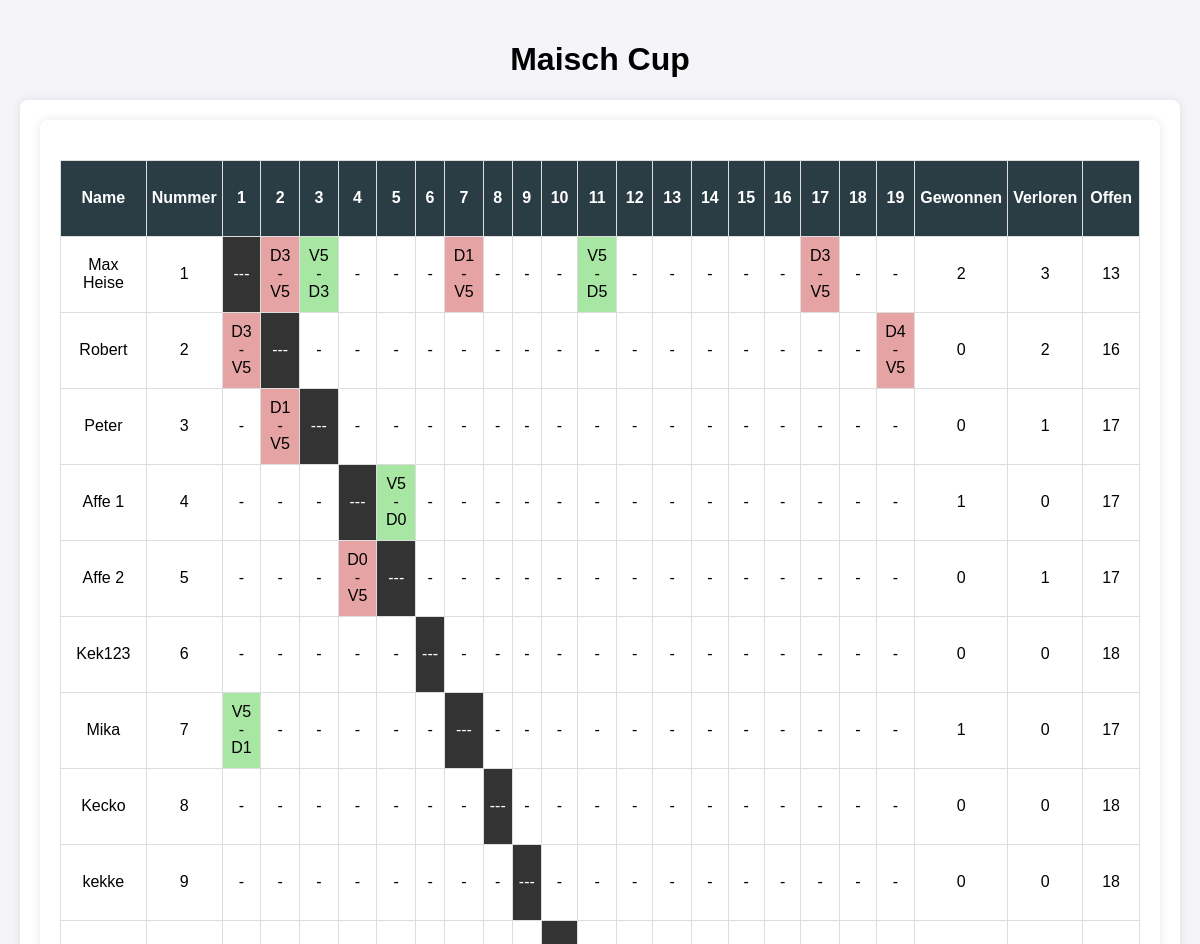
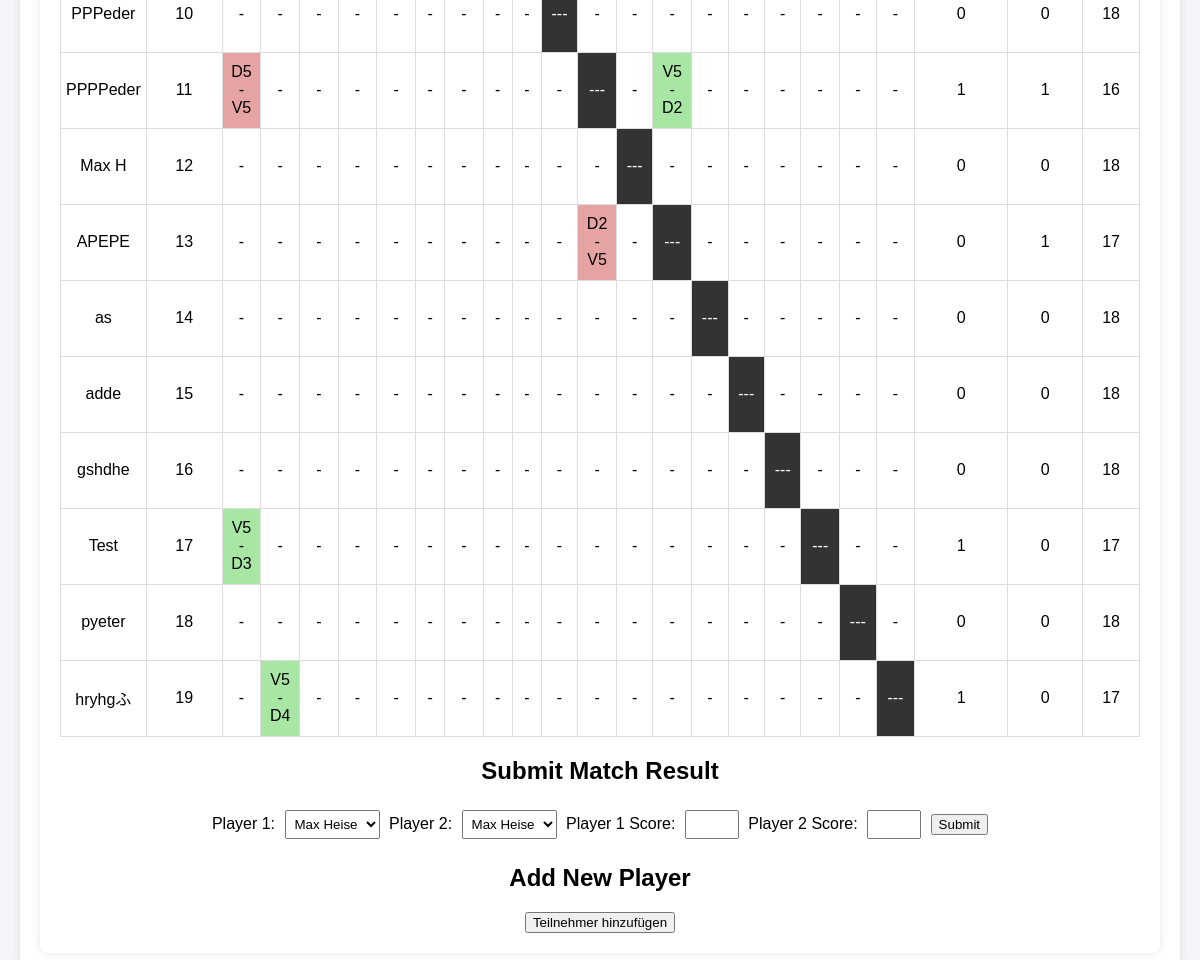
The page / on the database its author committed (2 pictures, top to bottom).
### app.py (models this page shows)
class Player(db.Model):
    id = db.Column(db.Integer, primary_key=True)
    name = db.Column(db.String(100), unique=True, nullable=False)

class Score(db.Model):
    id = db.Column(db.Integer, primary_key=True)
    player1_id = db.Column(db.Integer, db.ForeignKey('player.id'), nullable=False)
    player2_id = db.Column(db.Integer, db.ForeignKey('player.id'), nullable=False)
    score1 = db.Column(db.Integer, nullable=False)
    score2 = db.Column(db.Integer, nullable=False)
    win = db.Column(db.Boolean, nullable=False)
    player1 = db.relationship('Player', foreign_keys=[player1_id])
    player2 = db.relationship('Player', foreign_keys=[player2_id])

### app.py (the view)
@app.route('/')
def index():
    players = Player.query.all()
    scores = Score.query.all()
    won_matches = {player.id: calculate_won_matches(player.id) for player in players}
    lost_matches = {player.id: calculate_lost_matches(player.id) for player in players}
    remaining_matches = {player.id: calculate_remaining_matches(player.id) for player in players}
    return render_template('index.html', players=players, scores=scores, won_matches=won_matches, lost_matches=lost_matches, remaining_matches=remaining_matches)

### app.py (called while the page is built)
def calculate_won_matches(player_id):
    return Score.query.filter_by(player1_id=player_id, win=True).count()

def calculate_lost_matches(player_id):
    return Score.query.filter_by(player1_id=player_id, win=False).count()

def calculate_remaining_matches(player_id):
    return Player.query.count() - 1 - Score.query.filter_by(player1_id=player_id).count()

### templates/index.html (shortened to what this page needs)
{% extends "base.html" %}
{% block content %}
  <body>
    <div class="container">
      <table>
        <thead>
          <tr>
            <th>Name</th>
            <th>Nummer</th>
            {% for player in players %}
            <th title="{{ player.name }}">{{ loop.index }}</th>
            {% endfor %}
            <th>Gewonnen</th>
            <th>Verloren</th>
            <th>Offen</th>
          </tr>
        </thead>
        <tbody>
          {% for player in players %}
          <tr>
            <td>{{ player.name }}</td>
            <td>{{ loop.index }}</td>
            {% for opponent in players %}
            {% if player.id == opponent.id %}
            <td class="dark-cell">---</td>
            {% else %} {% set score = scores|selectattr('player1_id', 'equalto',
            player.id)|selectattr('player2_id', 'equalto', opponent.id)|first%}
            <td
              class="{% if score %} {% if score.win %}win{% else %}loss{% endif %}{% endif %}"
            >
              {% if score %} {% if score.win %} V{{ score.score1 }}
              <br />-<br />
              D{{score.score2 }} {% else %} D{{ score.score1 }} <br />-<br />
              V{{ score.score2}} {% endif %} {% else %} - {% endif %}
            </td>
            {% endif %} {% endfor %}
            <td>{{ won_matches[player.id] }}</td>
            <td>{{ lost_matches[player.id] }}</td>
            <td>{{ remaining_matches[player.id] }}</td>
          </tr>
          {% endfor %}
        </tbody>
      </table>
      <div class="result-form">
        <h2>Submit Match Result</h2>
        <form method="POST" action="/update_score">
          <label for="player1_id">Player 1:</label>
          <select name="player1_id" id="player1_id">
            {% for player in players %}
            <option value="{{ player.id }}" {% if session.get('player_id') == player.id %}selected{% endif %}>{{ player.name }}</option>
            {% endfor %}
          </select>
          <label for="player2_id">Player 2:</label>
          <select name="player2_id" id="player2_id">
            {% for player in players %}
            <option value="{{ player.id }}">{{ player.name }}</option>
            {% endfor %}
          </select>
          <label for="score1">Player 1 Score:</label>
          <input type="number" name="score1" id="score1" min="0" max="5" />
          <label for="score2">Player 2 Score:</label>
          <input type="number" name="score2" id="score2" min="0" max="5" />
          <button type="submit">Submit</button>
        </form>
      </div>
      <div class="add-player-form">
        <h2>Add New Player</h2>
        <form method="GET" action="/add_player">
          <button type="submit">Teilnehmer hinzufügen</button>
        </form>
      </div>
    </div>
  </body>
{% endblock %}

### templates/base.html (shortened to what this page needs)
<!DOCTYPE html>
<html lang="en">
  <head>
  </head>
  <body>
    <h1>Maisch Cup</h1>
    <div class="container">{% block content %}{% endblock %}</div>
  </body>
</html>

### templates/base.html (style rules this page uses)
body { font-family: Arial, sans-serif; margin: 0; padding: 20px; background-color: #f4f4f9; }
.container { max-width: 1200px; margin: 0 auto; background-color: #fff; padding: 20px; border-radius: 8px; box-shadow: 0 0 10px rgba(0,0,0,0.1); }
h1 { text-align: center; }
table { width: 100%; border-collapse: collapse; margin-top: 20px; }
th, td { border: 1px solid #ddd; text-align: center; padding: 5px; width: 65px; height: 65px; }
th { background-color: #2a3d45; color: white; }
.dark-cell { background-color: #333; color: white; }
.result-form { margin-top: 20px; text-align: center; }
.result-form select, .result-form input { margin: 5px; padding: 5px; }
.add-player-form { margin-top: 20px; text-align: center; }

### templates/index.html (style rules this page uses)
.win { background-color: #a8e6a3; }
.loss { background-color: #e6a3a3; }

### rows shown on the page
Player: name "Max Heise", won_matches "2", lost_matches "3", remaining_matches "13"
Player: name "Robert", won_matches "0", id "2", remaining_matches "16"
Player: name "Peter", won_matches "0", lost_matches "1", remaining_matches "17"
Player: name "Affe 1", won_matches "1", lost_matches "0", remaining_matches "17"
Player: name "Affe 2", won_matches "0", lost_matches "1", remaining_matches "17"
Player: name "Kek123", won_matches "0", lost_matches "0", remaining_matches "18"
Player: name "Mika", won_matches "1", lost_matches "0", remaining_matches "17"
Player: name "Kecko", won_matches "0", lost_matches "0", remaining_matches "18"
Player: name "kekke", won_matches "0", lost_matches "0", remaining_matches "18"
Player: name "PPPeder", won_matches "0", lost_matches "0", remaining_matches "18"
Player: name "PPPPeder", won_matches "1", lost_matches "1", remaining_matches "16"
Player: name "Max H", won_matches "0", lost_matches "0", remaining_matches "18"
Player: name "APEPE", won_matches "0", lost_matches "1", remaining_matches "17"
Player: name "as", won_matches "0", lost_matches "0", remaining_matches "18"
Player: name "adde", won_matches "0", lost_matches "0", remaining_matches "18"
Player: name "gshdhe", won_matches "0", lost_matches "0", remaining_matches "18"
Player: name "Test", won_matches "1", lost_matches "0", id "17"
Player: name "pyeter", won_matches "0", lost_matches "0", id "18"
Player: name "hryhgふ", won_matches "1", lost_matches "0", remaining_matches "17"
Score: score1 "3", score2 "5"
Score: score1 "5", score2 "3"
Score: score1 "1", score2 "5"
Score: score1 "5", score2 "5"
Score: score1 "3", score2 "5"
Score: score1 "3", score2 "5"
Score: score1 "4", score2 "5"
Score: score1 "1", score2 "5"
Score: score1 "5", score2 "0"
Score: score1 "0", score2 "5"
Score: score1 "5", score2 "1"
Score: score1 "5", score2 "5"
Score: score1 "5", score2 "2"
Score: score1 "2", score2 "5"
Score: score1 "5", score2 "3"
Score: score1 "5", score2 "4"

### other values the page prints
form field player1_id "Max Heise"
form field player2_id "Max Heise"
